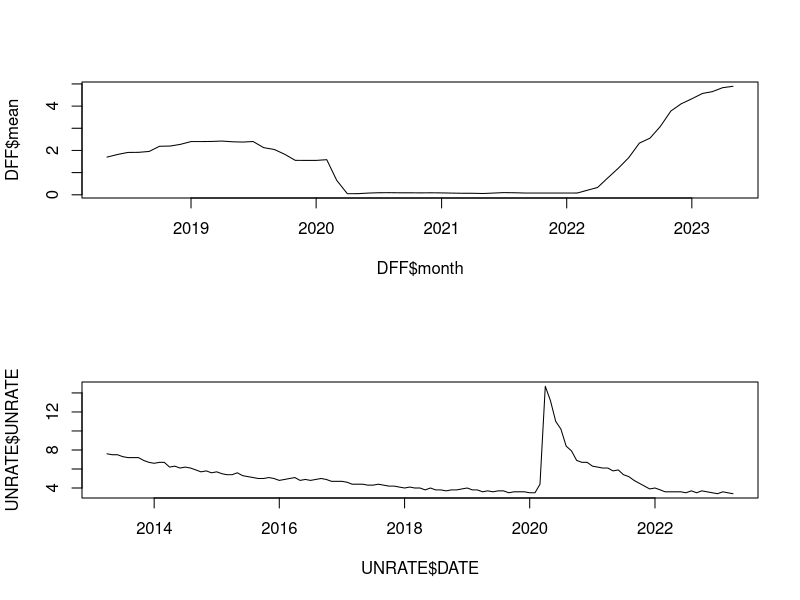

This figure's R source:
## ---- chunk 1
knitr::opts_chunk$set(echo = TRUE)
## ---- chunk 2
# load the fedrate data from last ten years
# https://fred.stlouisfed.org/series/DFF
# unemployment rate
# https://fred.stlouisfed.org/series/UNRATE

DFF <- read.csv("DFF.csv")
DFF$DATE <- as.Date(DFF$DATE)

UNRATE <- read.csv("UNRATE.csv")
UNRATE$DATE <- as.Date(UNRATE$DATE)
## ---- chunk 3
# transform daily data to monthly data
library(lubridate)
library(dplyr)
DFF$month <- floor_date(DFF$DATE, "month")
DFF <- DFF %>% group_by(month) %>% 
  summarize(mean = mean(DFF))
## ---- chunk 4
par(mfrow = c(2, 1))
plot(DFF$month, DFF$mean, type = 'l')
plot(UNRATE$DATE, UNRATE$UNRATE, type = "l")
